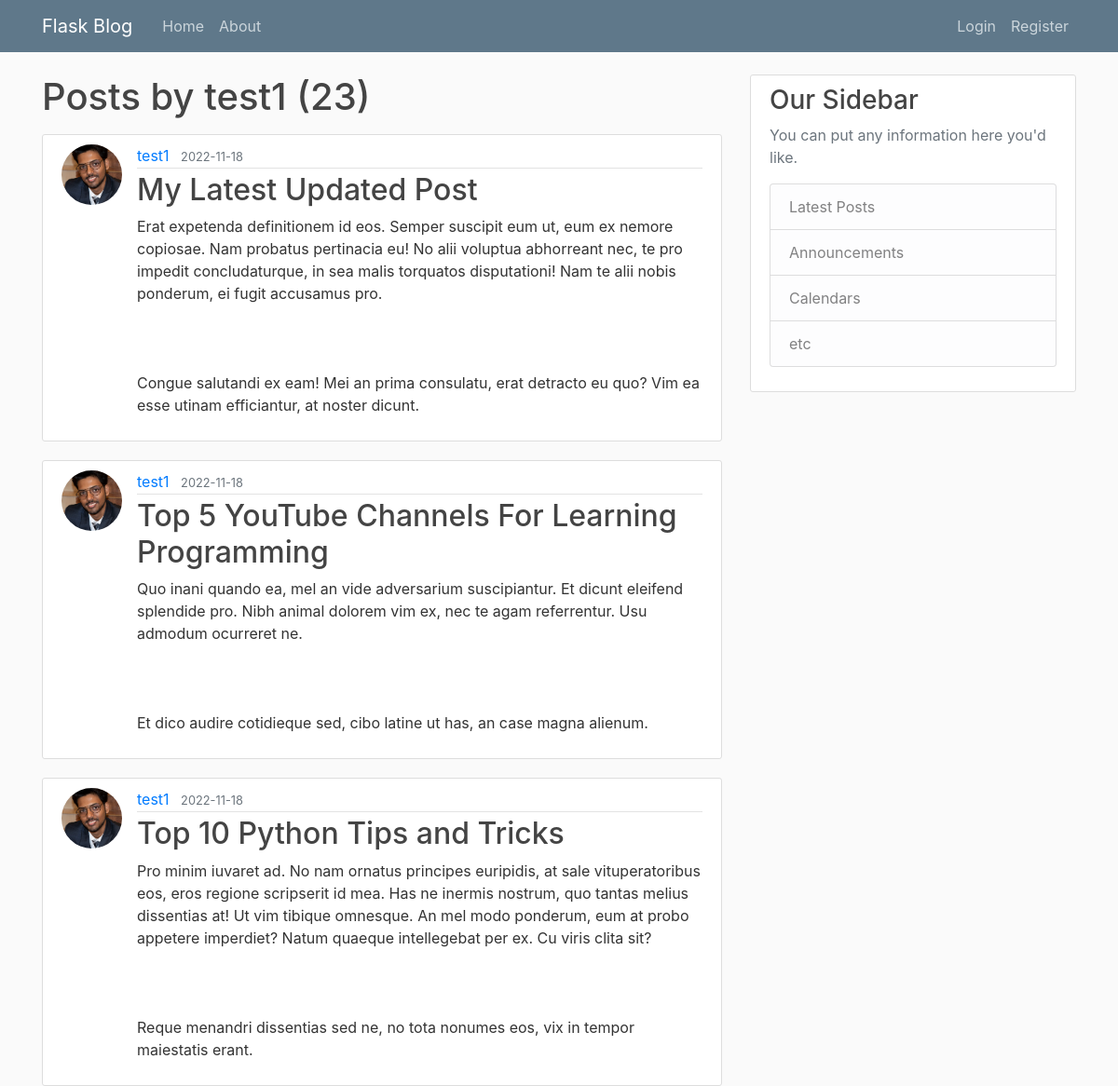
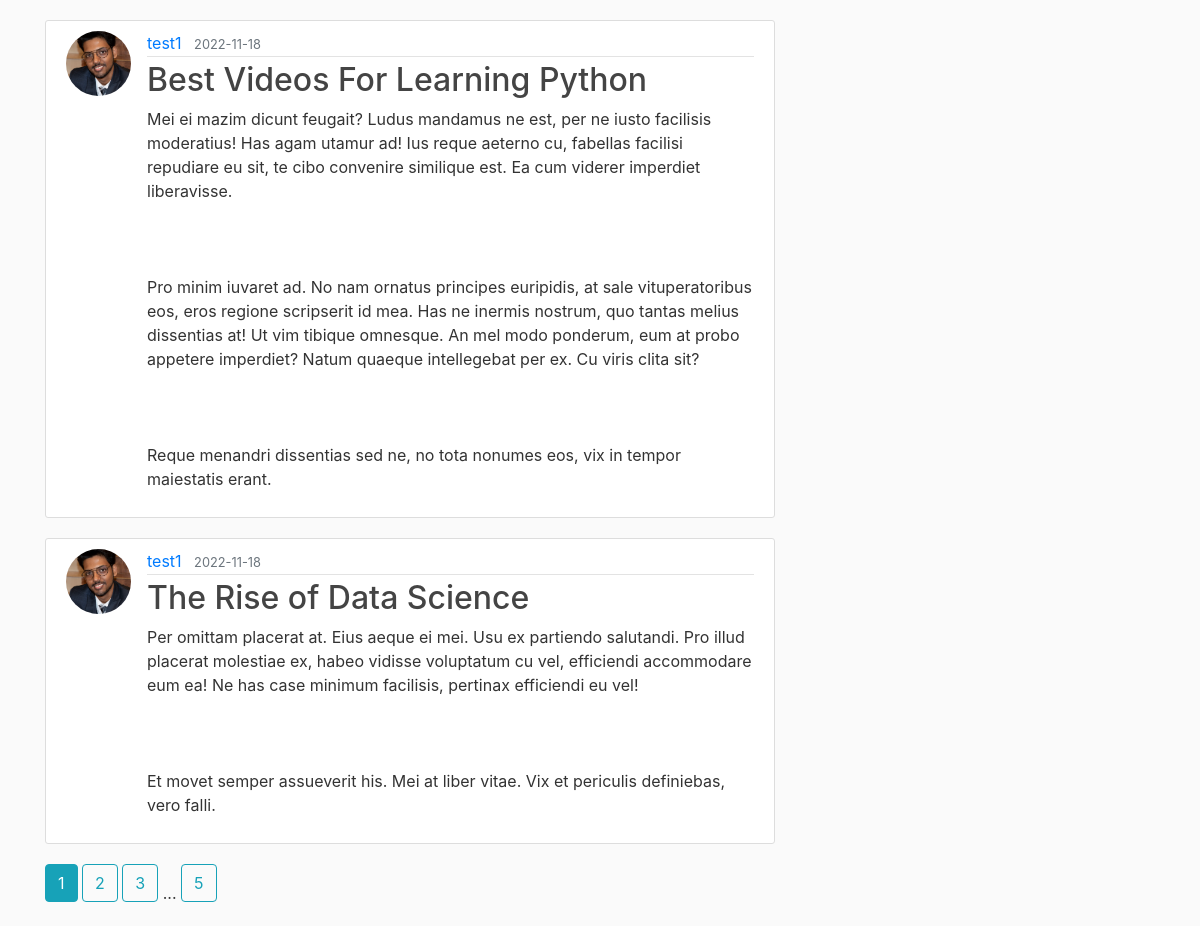
The app's page /user/test1 with its own data (2 pictures, top to bottom).
### blog/models.py (models this page shows, shortened)
class User(db.Model,UserMixin):
    id = db.Column(db.Integer,primary_key=True)
    username= db.Column(db.String(20),unique=True,nullable=False)
    email= db.Column(db.String(120),unique=True,nullable=False)
    password=db.Column(db.String(60),nullable=False)
    image_file= db.Column(db.String(20),default='default.jpg',nullable=False)
    post=db.relationship('Post',backref='author',lazy=True)

class Post(db.Model,UserMixin):
    id = db.Column(db.Integer,primary_key=True)
    title = db.Column(db.String(100),nullable=False)
    content =db.Column(db.Text,nullable=False)
    date_posted = db.Column(db.DateTime,nullable=False,default=datetime.utcnow)
    user_Id= db.Column(db.Integer,db.ForeignKey('user.id'),nullable=False)

### blog/routes.py (the view)
@app.route("/user/<string:username>")
def user_post(username):
    page = request.args.get('page', 1, type=int)
    user=User.query.filter_by(username=username).first_or_404()
    post=Post.query.filter_by(author=user).order_by(Post.date_posted.desc()).paginate(page=page,per_page=5)
    return render_template('user_post.html', posts=post,user=user)

### blog/templates/user_post.html
{% extends "base.html" %} {% block content %}
<h1 class="mb-3">Posts by {{ user.username }} ({{ posts.total }})</h1>
{% for post in posts.items %}
<article class="media content-section">
    <img class="rounded-circle article-img" src="{{ url_for('static', filename='profile_pic/' + post.author.image_file) }}">
    <div class="media-body">
        <div class="article-metadata">
            <a class="mr-2" href="{{ url_for('user_post', username=post.author.username) }}">{{ post.author.username }}</a>
            <small class="text-muted">{{ post.date_posted.strftime('%Y-%m-%d') }}</small>
        </div>
        <h2><a class="article-title" href="{{ url_for('post', post_id=post.id) }}">{{ post.title }}</a></h2>
        <p class="article-content">{{ post.content }}</p>
    </div>
</article>
{% endfor %} {% for page_num in posts.iter_pages(left_edge=1, right_edge=1, left_current=1, right_current=2) %} {% if page_num %} {% if posts.page == page_num %}
<a class="btn btn-info mb-4" href="{{ url_for('user_post', username=user.username, page=page_num) }}">{{ page_num }}</a> {% else %}
<a class="btn btn-outline-info mb-4" href="{{ url_for('user_post', username=user.username, page=page_num) }}">{{ page_num }}</a> {% endif %} {% else %} ... {% endif %} {% endfor %} {% endblock %}

### blog/static/base.css (style rules this page uses)
body { background: #fafafa; color: #333333; margin-top: 5rem; }
h1, h2, h3, h4, h5, h6 { color: #444444; }
.content-section { background: #ffffff; padding: 10px 20px; border: 1px solid #dddddd; border-radius: 3px; margin-bottom: 20px; }
.article-title { color: #444444; }
.article-content { white-space: pre-line; }
.article-img { height: 65px; width: 65px; margin-right: 16px; }
.article-metadata { padding-bottom: 1px; margin-bottom: 4px; border-bottom: 1px solid #e3e3e3 }

### records on screen
User: username "test1"
Post: image_file (placeholder picture), author.username "test1", date_posted "2022-11-18", title "My Latest Updated Post", content "Erat expetenda definitionem id eos. Semper suscipit eum ut, eum ex nemore copiosae. Nam probatus pertinacia eu! No alii voluptua abhorreant nec, te pro impedit concludaturque, in sea malis torquatos disputationi! Nam te alii nobis ponderum, ei fugit accusamus pro. Congue salutandi ex eam! Mei an prima consulatu, erat detracto eu quo? Vim ea esse utinam efficiantur, at noster dicunt."
Post: image_file (placeholder picture), author.username "test1", date_posted "2022-11-18", title "Top 5 YouTube Channels For Learning Programming", content "Quo inani quando ea, mel an vide adversarium suscipiantur. Et dicunt eleifend splendide pro. Nibh animal dolorem vim ex, nec te agam referrentur. Usu admodum ocurreret ne. Et dico audire cotidieque sed, cibo latine ut has, an case magna alienum."
Post: image_file (placeholder picture), author.username "test1", date_posted "2022-11-18", title "Top 10 Python Tips and Tricks", content "Pro minim iuvaret ad. No nam ornatus principes euripidis, at sale vituperatoribus eos, eros regione scripserit id mea. Has ne inermis nostrum, quo tantas melius dissentias at! Ut vim tibique omnesque. An mel modo ponderum, eum at probo appetere imperdiet? Natum quaeque intellegebat per ex. Cu viris clita sit? Reque menandri dissentias sed ne, no tota nonumes eos, vix in tempor maiestatis erant."
Post: image_file (placeholder picture), author.username "test1", date_posted "2022-11-18", title "Best Videos For Learning Python", content "Mei ei mazim dicunt feugait? Ludus mandamus ne est, per ne iusto facilisis moderatius! Has agam utamur ad! Ius reque aeterno cu, fabellas facilisi repudiare eu sit, te cibo convenire similique est. Ea cum viderer imperdiet liberavisse. Pro minim iuvaret ad. No nam ornatus principes euripidis, at sale vituperatoribus eos, eros regione scripserit id mea. Has ne inermis nostrum, quo tantas melius dissentias at! Ut vim tibique omnesque. An mel modo ponderum, eum at probo appetere imperdiet? Natum quaeque intellegebat per ex. Cu viris clita sit? Reque menandri dissentias sed ne, no tota nonumes eos, vix in tempor maiestatis erant."
Post: image_file (placeholder picture), author.username "test1", date_posted "2022-11-18", title "The Rise of Data Science", content "Per omittam placerat at. Eius aeque ei mei. Usu ex partiendo salutandi. Pro illud placerat molestiae ex, habeo vidisse voluptatum cu vel, efficiendi accommodare eum ea! Ne has case minimum facilisis, pertinax efficiendi eu vel! Et movet semper assueverit his. Mei at liber vitae. Vix et periculis definiebas, vero falli."

### other values on screen
{{ posts.total }} "23"
{{ page_num }} "1"
{{ page_num }} "2" "3" "5"
